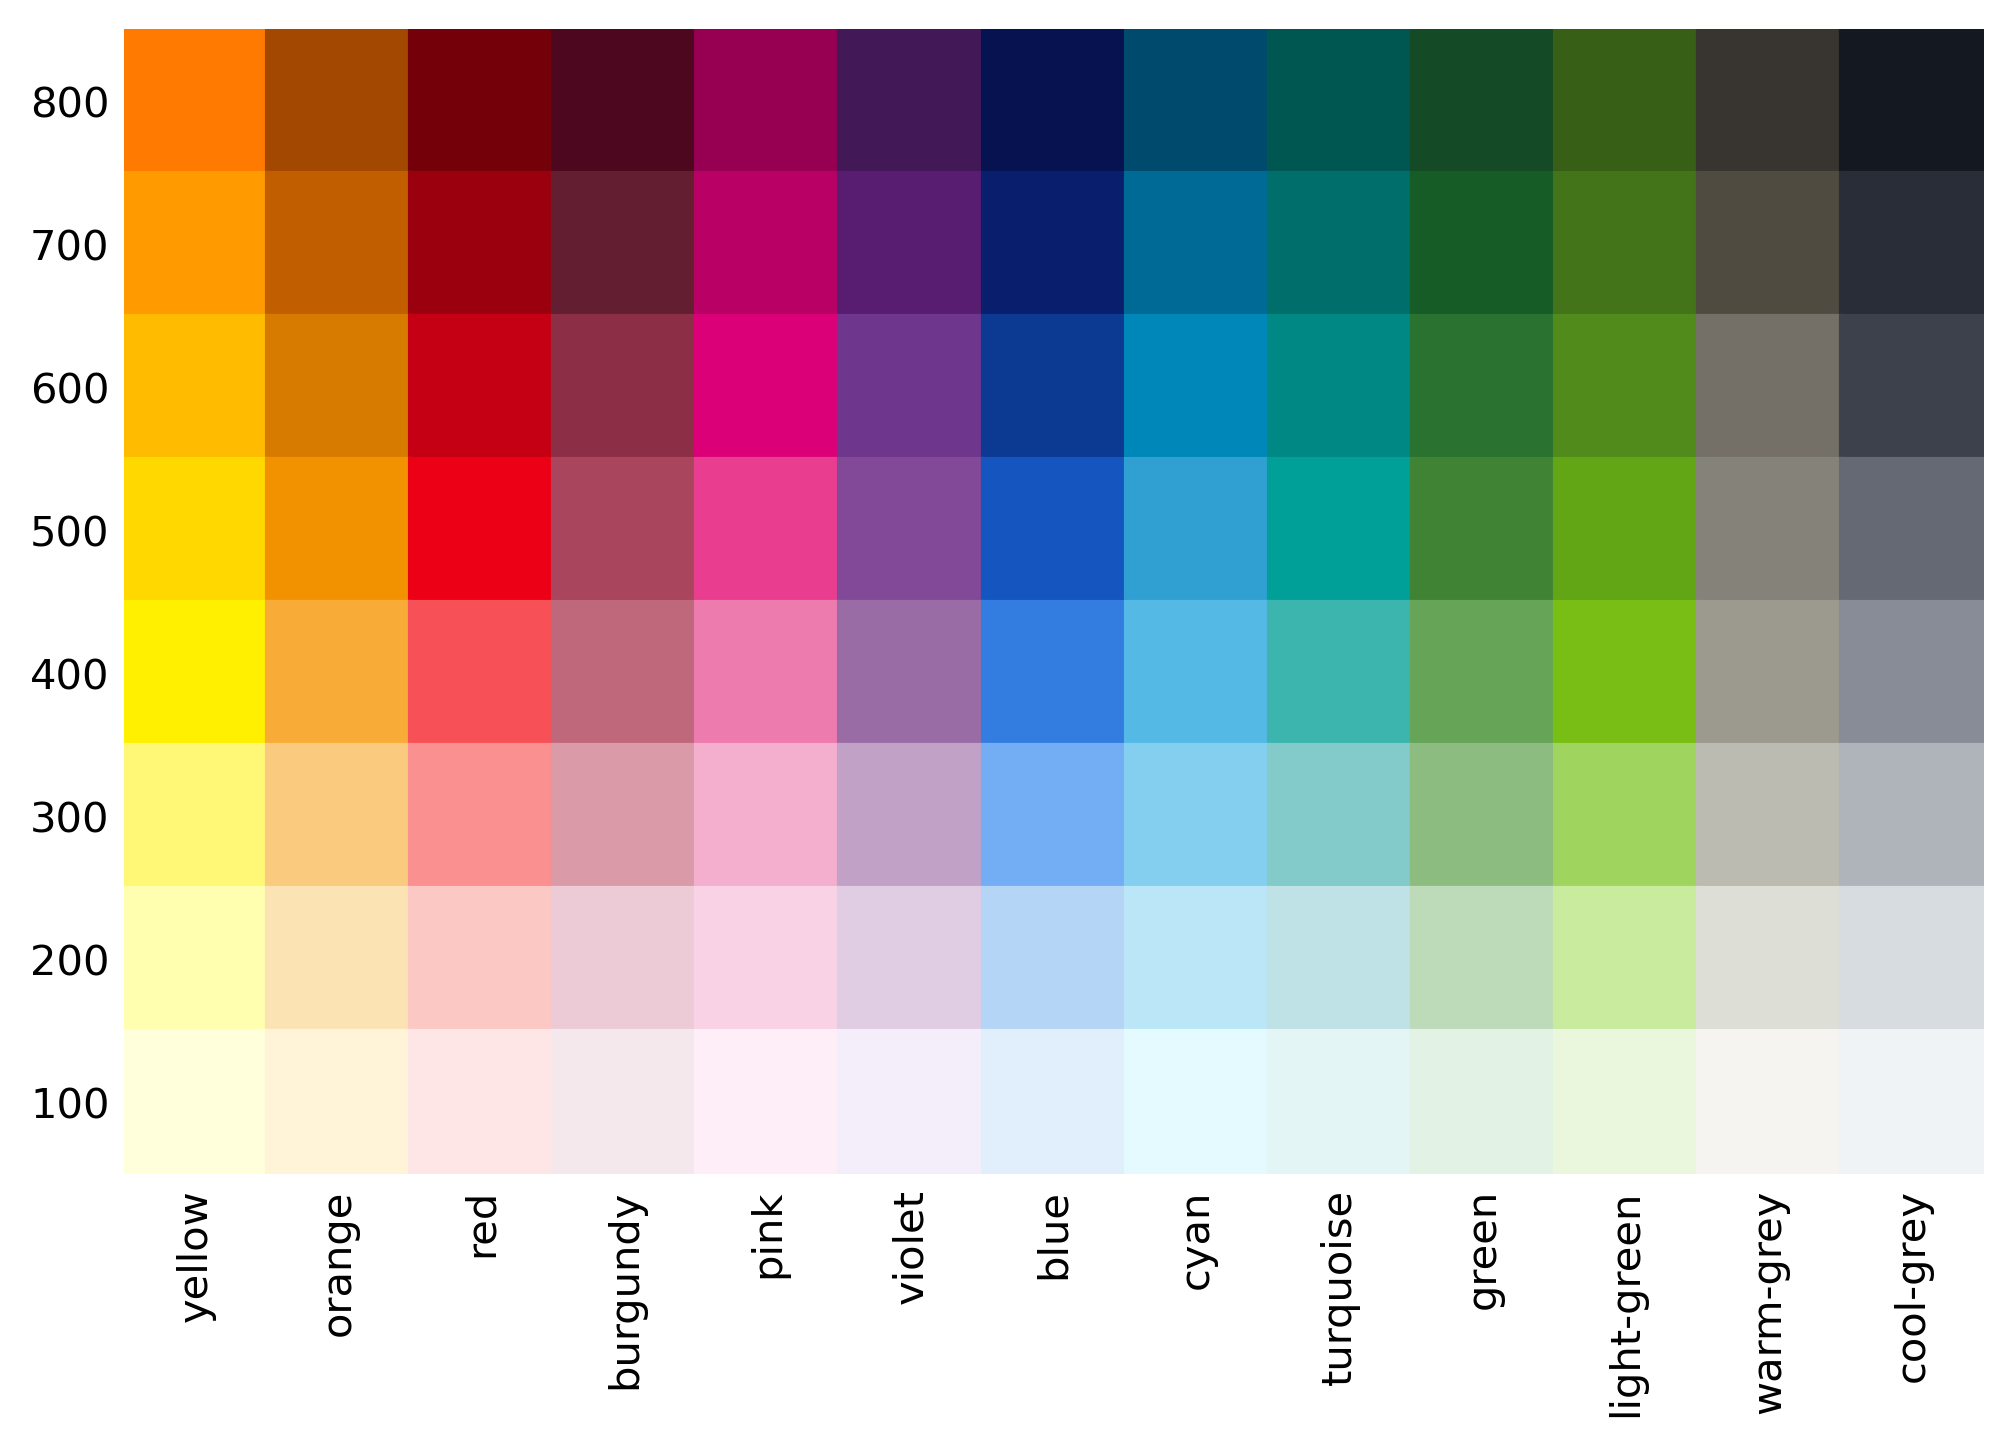

Write the Python code that produced this figure.
"""Overview."""

import dbmarkenfarben as dbmf
import matplotlib.pyplot as plt
import pandas as pd

db_colors = dbmf.DeutscheBahnMarkenFarben()

# %% Plot

dbcolor_names = [
    'yellow', 'orange', 'red',
    'burgundy', 'pink', 'violet',
    'blue', 'cyan', 'turquoise',
    'green', 'light-green', 'warm-grey',
    'cool-grey'
    ]

dbcolor_shades = [
    800, 700,
    600, 500,
    400, 300,
    200, 100
    ]

df = pd.DataFrame(
    index=dbcolor_shades,
    columns=dbcolor_names
    )

# Populate dataframe
for name in dbcolor_names:
    for shade in dbcolor_shades:
        df.loc[shade, name] = db_colors.get(name, shade)

# Create a figure and axis
fig, ax = plt.subplots(figsize=(8, 8))

# Loop through the DataFrame and plot each color as a rectangle
for i in range(df.shape[0]):
    for j in range(df.shape[1]):
        color = df.iloc[i, j]
        ax.add_patch(
            plt.Rectangle((j, df.shape[0] - 1 - i), 1, 1, color=color)
            )

# Set limits, ticks, and labels
ax.set_xlim(0, df.shape[1])
ax.set_ylim(0, df.shape[0])
ax.set_xticks([i+0.5 for i in range(df.shape[1])])
ax.set_yticks([j for j in [i+0.5 for i in range(df.shape[0])][::-1]])
ax.set_xticklabels(df.columns, rotation=90)
ax.set_yticklabels(df.index)

# Set the aspect ratio to be equal
ax.set_aspect('equal')

# Remove axis spines for a cleaner look
ax.spines['top'].set_visible(False)
ax.spines['right'].set_visible(False)
ax.spines['left'].set_visible(False)
ax.spines['bottom'].set_visible(False)

# Remove tick marks
ax.tick_params(axis='both', which='both', length=0)

# Save the plot
plt.savefig('overview.png', bbox_inches='tight', dpi=300)

# Show the plot
plt.show()
